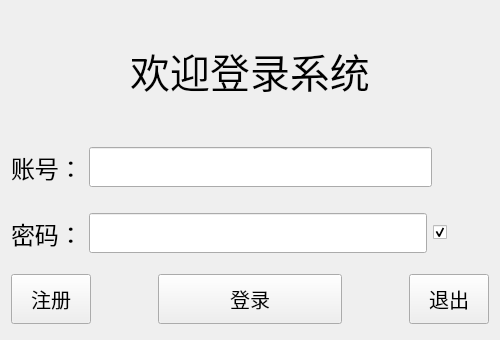
<?xml version="1.0" encoding="UTF-8"?>
<ui version="4.0">
 <class>LoginWindow</class>
 <widget class="QMainWindow" name="LoginWindow">
  <property name="geometry">
   <rect>
    <x>0</x>
    <y>0</y>
    <width>500</width>
    <height>340</height>
   </rect>
  </property>
  <property name="minimumSize">
   <size>
    <width>500</width>
    <height>340</height>
   </size>
  </property>
  <property name="maximumSize">
   <size>
    <width>500</width>
    <height>340</height>
   </size>
  </property>
  <property name="windowTitle">
   <string>产品库存管理系统</string>
  </property>
  <widget class="QWidget" name="centralWidget">
   <layout class="QVBoxLayout" name="verticalLayout_2">
    <item>
     <layout class="QVBoxLayout" name="verticalLayout">
      <item>
       <widget class="QLabel" name="label">
        <property name="minimumSize">
         <size>
          <width>0</width>
          <height>90</height>
         </size>
        </property>
        <property name="maximumSize">
         <size>
          <width>16777215</width>
          <height>500</height>
         </size>
        </property>
        <property name="font">
         <font>
          <pointsize>30</pointsize>
         </font>
        </property>
        <property name="text">
         <string>&lt;html&gt;&lt;head/&gt;&lt;body&gt;&lt;p align=&quot;center&quot;&gt;欢迎登录系统&lt;/p&gt;&lt;/body&gt;&lt;/html&gt;</string>
        </property>
       </widget>
      </item>
      <item>
       <layout class="QHBoxLayout" name="horizontalLayout" stretch="1,6,1">
        <item>
         <widget class="QLabel" name="nameLabel">
          <property name="minimumSize">
           <size>
            <width>0</width>
            <height>60</height>
           </size>
          </property>
          <property name="maximumSize">
           <size>
            <width>150</width>
            <height>150</height>
           </size>
          </property>
          <property name="font">
           <font>
            <pointsize>18</pointsize>
           </font>
          </property>
          <property name="text">
           <string>账号：</string>
          </property>
         </widget>
        </item>
        <item>
         <widget class="QLineEdit" name="nameEdit">
          <property name="minimumSize">
           <size>
            <width>0</width>
            <height>40</height>
           </size>
          </property>
          <property name="font">
           <font>
            <pointsize>15</pointsize>
           </font>
          </property>
         </widget>
        </item>
        <item>
         <spacer name="horizontalSpacer">
          <property name="orientation">
           <enum>Qt::Horizontal</enum>
          </property>
          <property name="sizeHint" stdset="0">
           <size>
            <width>40</width>
            <height>20</height>
           </size>
          </property>
         </spacer>
        </item>
       </layout>
      </item>
      <item>
       <layout class="QHBoxLayout" name="horizontalLayout_2" stretch="1,6,1">
        <item>
         <widget class="QLabel" name="passwordLabel">
          <property name="minimumSize">
           <size>
            <width>0</width>
            <height>60</height>
           </size>
          </property>
          <property name="maximumSize">
           <size>
            <width>150</width>
            <height>150</height>
           </size>
          </property>
          <property name="font">
           <font>
            <pointsize>18</pointsize>
           </font>
          </property>
          <property name="text">
           <string>密码：</string>
          </property>
         </widget>
        </item>
        <item>
         <widget class="QLineEdit" name="passwordEdit">
          <property name="minimumSize">
           <size>
            <width>0</width>
            <height>40</height>
           </size>
          </property>
          <property name="font">
           <font>
            <pointsize>15</pointsize>
           </font>
          </property>
          <property name="text">
           <string/>
          </property>
          <property name="echoMode">
           <enum>QLineEdit::Password</enum>
          </property>
         </widget>
        </item>
        <item>
         <widget class="QCheckBox" name="checkBox">
          <property name="text">
           <string/>
          </property>
          <property name="checked">
           <bool>true</bool>
          </property>
         </widget>
        </item>
       </layout>
      </item>
      <item>
       <layout class="QHBoxLayout" name="horizontalLayout_3" stretch="1,1,3,1,1">
        <item>
         <widget class="QPushButton" name="registerButton">
          <property name="minimumSize">
           <size>
            <width>0</width>
            <height>50</height>
           </size>
          </property>
          <property name="font">
           <font>
            <family>Agency FB</family>
            <pointsize>15</pointsize>
           </font>
          </property>
          <property name="text">
           <string>注册</string>
          </property>
         </widget>
        </item>
        <item>
         <spacer name="horizontalSpacer_3">
          <property name="orientation">
           <enum>Qt::Horizontal</enum>
          </property>
          <property name="sizeHint" stdset="0">
           <size>
            <width>40</width>
            <height>20</height>
           </size>
          </property>
         </spacer>
        </item>
        <item>
         <widget class="QPushButton" name="loginButton">
          <property name="minimumSize">
           <size>
            <width>0</width>
            <height>50</height>
           </size>
          </property>
          <property name="font">
           <font>
            <pointsize>15</pointsize>
           </font>
          </property>
          <property name="text">
           <string>登录</string>
          </property>
         </widget>
        </item>
        <item>
         <spacer name="horizontalSpacer_2">
          <property name="orientation">
           <enum>Qt::Horizontal</enum>
          </property>
          <property name="sizeHint" stdset="0">
           <size>
            <width>40</width>
            <height>60</height>
           </size>
          </property>
         </spacer>
        </item>
        <item>
         <widget class="QPushButton" name="quitButton">
          <property name="minimumSize">
           <size>
            <width>0</width>
            <height>50</height>
           </size>
          </property>
          <property name="font">
           <font>
            <pointsize>15</pointsize>
           </font>
          </property>
          <property name="text">
           <string>退出</string>
          </property>
         </widget>
        </item>
       </layout>
      </item>
     </layout>
    </item>
   </layout>
  </widget>
 </widget>
 <layoutdefault spacing="6" margin="11"/>
 <resources/>
 <connections/>
</ui>
